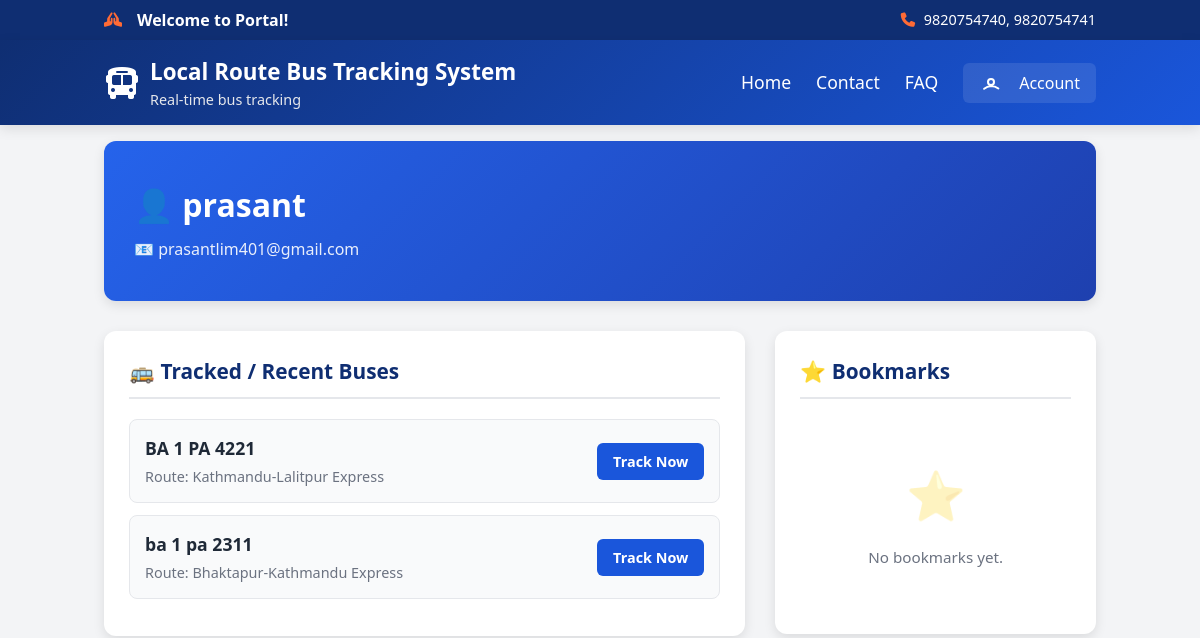
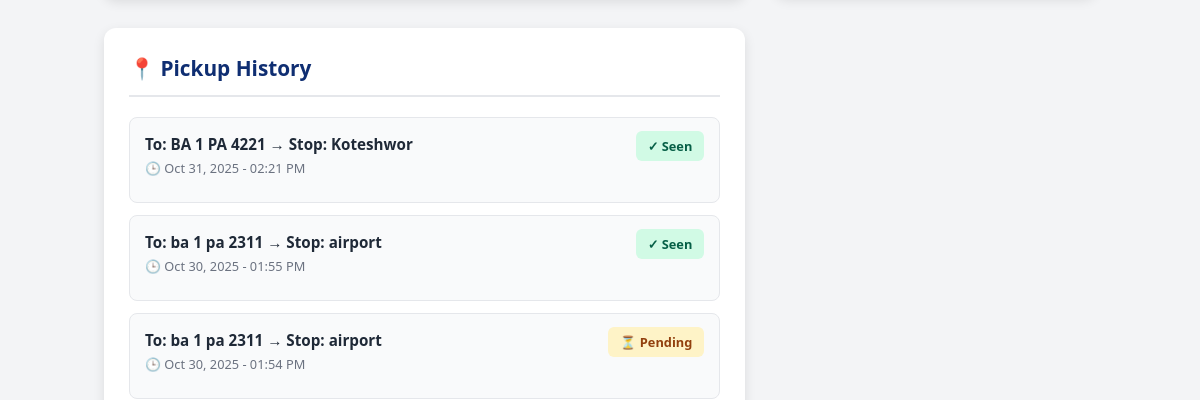
The page /user/profile/17/ (upper part) on the database as committed earlier (2 pictures, top to bottom).
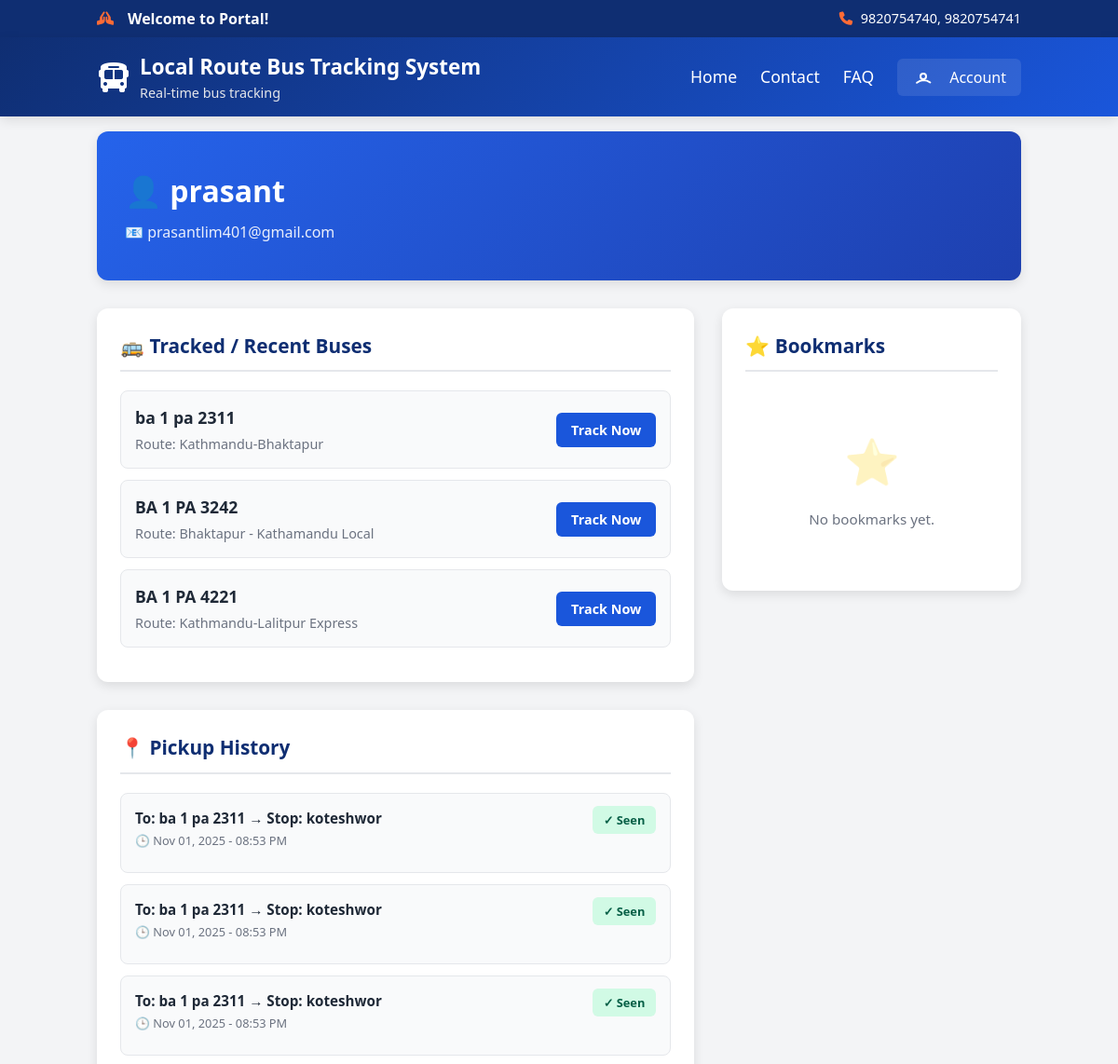
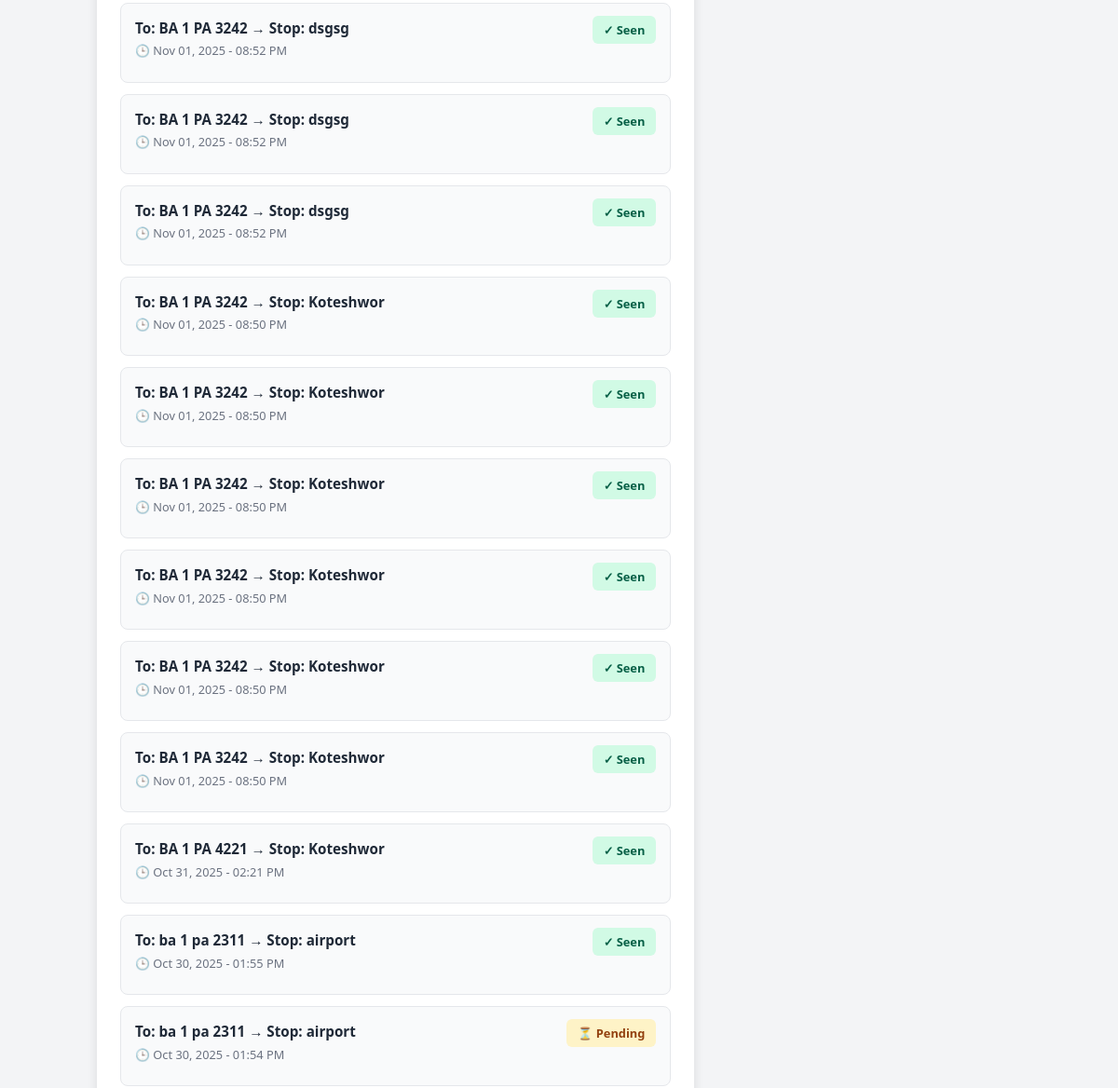
The same page on the database as committed later (2 pictures, top to bottom).
### core/models.py (models this page shows, shortened)
class Bus(models.Model):
    number_plate = models.CharField(max_length=50)
    total_seats = models.PositiveIntegerField(default=25)
    driver = models.ForeignKey(Driver, on_delete=models.CASCADE, related_name='buses')
    route = models.ForeignKey('BusRoute', on_delete=models.PROTECT, related_name='buses')
    current_lat = models.FloatField(null=True, blank=True)
    current_lng = models.FloatField(null=True, blank=True)
    eta_seconds = models.IntegerField(null=True, blank=True)
    eta_smoothed_seconds = models.FloatField(null=True, blank=True)
    eta_passed_counter = models.IntegerField(default=0)
    eta_updated_at = models.DateTimeField(null=True, blank=True)
    nearest_stop_index = models.IntegerField(null=True, blank=True)

class BusRoute(models.Model):
    name = models.CharField(max_length=100, unique=True)
    stops = models.ManyToManyField('Stop', through='RouteStop', related_name='routes')
    is_active = models.BooleanField(default=False)
    polyline = models.TextField(null=True, blank=True)
    route_length_m = models.FloatField(null=True, blank=True)
    reverse_route = models.ForeignKey(
        'self',
        on_delete=models.SET_NULL,
        null=True,
        blank=True,
        related_name='forward_route',
        help_text="The reverse direction of this route"
    )

class PickupRequest(models.Model):
    STATUS_PENDING = 'pending'
    STATUS_ACK = 'acknowledged'
    STATUS_REJECTED = 'rejected'
    STATUS_CHOICES = [
        (STATUS_PENDING, 'Pending'),
        (STATUS_ACK, 'Acknowledged'),
        (STATUS_REJECTED, 'Rejected'),
    ]
    user = models.ForeignKey('auth.User', on_delete=models.CASCADE, related_name='pickup_requests')
    bus = models.ForeignKey(Bus, on_delete=models.CASCADE, related_name='pickup_requests')
    stop = models.CharField(max_length=255)
    message = models.TextField(blank=True)
    status = models.CharField(max_length=20, choices=STATUS_CHOICES, default=STATUS_PENDING)
    created_at = models.DateTimeField(auto_now_add=True)
    seen_by_driver = models.BooleanField(default=False)

### core/views.py (the view)
# urls.py: path('user/profile/<int:user_id>/', views.user_profile, name='user_profile'),
def user_profile(request, user_id):
    try:
        profile_user = User.objects.get(id=user_id)
        pickups = PickupRequest.objects.filter(user=profile_user).order_by('-created_at')[:200]
        bookmarks = Bookmark.objects.filter(user=profile_user).select_related('bus').order_by('-created_at')[:200]
        tracked = []
        seen = set()
        for p in pickups:
            if p.bus and p.bus.id not in seen:
                tracked.append(p.bus)
                seen.add(p.bus.id)
        for b in bookmarks:
            if b.bus and b.bus.id not in seen:
                tracked.append(b.bus)
                seen.add(b.bus.id)
        context = {
            'profile_user': profile_user,
            'pickups': pickups,
            'bookmarks': bookmarks,
            'tracked_buses': tracked,
        }
        return render(request, 'user/profile.html', context)
    except User.DoesNotExist:
        return render(request, 'user/profile.html', {'profile_user': None})

### core/templates/user/profile.html (shortened to what this page needs)
{% extends 'base.html' %}
{% load static %}
{% block content %}
{% if profile_user %}
        <div class="profile-header">
            <div class="profile-info">
                <div class="user-details">
                    <h2>👤 {{ profile_user.username }}</h2>
                    <div class="user-email">
                        📧 {{ profile_user.email }}
                    </div>
                </div>
            </div>
        </div>
        <div class="profile-grid">
            <div>
                <div class="section-card">
                    <h3 class="section-title">
                        🚌 Tracked / Recent Buses
                    </h3>
                    {% if tracked_buses %}
                        <ul class="bus-list">
                            {% for bus in tracked_buses %}
                                <li class="bus-item">
                                    <div class="bus-item-content">
                                        <div>
                                            <div class="bus-number">{{ bus.number_plate }}</div>
                                            <div class="bus-route">
                                                Route: {% if bus.route %}{{ bus.route.name }}{% else %}—{% endif %}
                                            </div>
                                        </div>
                                        <a href="{% url 'track_bus' bus.id %}" class="track-btn">
                                            Track Now
                                        </a>
                                    </div>
                                </li>
                            {% endfor %}
                        </ul>
                    {% else %}
                        <div class="empty-state">
                            <div class="empty-state-icon">🚌</div>
                            <p class="empty-state-text">No recent tracked buses.</p>
                        </div>
                    {% endif %}
                </div>
                <div class="section-card" style="margin-top: 30px;">
                    <h3 class="section-title">
                        📍 Pickup History
                    </h3>
                    {% if pickups %}
                        <ul class="pickup-list">
                            {% for p in pickups %}
                                <li class="pickup-item">
                                    <div class="pickup-item-content">
                                        <div class="pickup-details">
                                            <div class="pickup-to">
                                                To: {% if p.bus %}{{ p.bus.number_plate }}{% else %}—{% endif %}
                                                → Stop: {{ p.stop }}
                                            </div>
                                            <div class="pickup-time">
                                                🕒 {{ p.created_at|date:"M d, Y - h:i A" }}
                                            </div>
                                        </div>
                                        <div>
                                            <span class="status-badge {% if p.seen_by_driver %}status-seen{% else %}status-unseen{% endif %}">
                                                {% if p.seen_by_driver %}✓ Seen{% else %}⏳ Pending{% endif %}
                                            </span>
                                        </div>
                                    </div>
                                </li>
                            {% endfor %}
                        </ul>
                    {% else %}
                        <div class="empty-state">
                            <div class="empty-state-icon">📍</div>
                            <p class="empty-state-text">No pickup history.</p>
                        </div>
                    {% endif %}
                </div>
            </div>
            <div>
                <div class="section-card">
                    <h3 class="section-title">
                        ⭐ Bookmarks
                    </h3>
                    {% if bookmarks %}
                        <ul class="bookmark-list">
                            {% for b in bookmarks %}
                                <li class="bookmark-item">
                                    <div class="bookmark-item-content">
                                        <div class="bookmark-info">
                                            <div class="bookmark-bus">
                                                {% if b.bus %}{{ b.bus.number_plate }}{% else %}—{% endif %}
                                            </div>
                                            <div class="bookmark-date">
                                                Added: {{ b.created_at|date:"M d, Y" }}
                                            </div>
                                        </div>
                                        <button data-bus-id="{{ b.bus.id }}" class="remove-bookmark">
                                            Remove
                                        </button>
                                    </div>
                                </li>
                            {% endfor %}
                        </ul>
                    {% else %}
                        <div class="empty-state">
                            <div class="empty-state-icon">⭐</div>
                            <p class="empty-state-text">No bookmarks yet.</p>
                        </div>
                    {% endif %}
                </div>
            </div>
        </div>
{% endif %}
{% endblock %}

### core/templates/base.html (shortened to what this page needs)
<!DOCTYPE html>
<html lang="en">
<head>
    <script src="https://cdn.tailwindcss.com"></script>
    <link rel="stylesheet" href="https://cdnjs.cloudflare.com/ajax/libs/font-awesome/6.4.0/css/all.min.css">
</head>
<body class="bg-gray-100 flex flex-col min-h-screen">
    <div class="upper-header">
        <div class="container mx-auto px-4">
            <div class="upper-header-content">
                <div class="welcome-message">
                   <i class="fa-solid fa-hands-praying"></i>
                   <div class="welcome-text"><p>Welcome to Portal!</p></div>
                </div>
                <div>
                    <p><i class="fa solid fa-phone"></i> 9820754740, 9820754741</p>
                </div>
            </div>
        </div>
    </div>
    <header>
        <div class="container mx-auto px-4">
            <div class="header-content" style="display: flex; justify-content: space-between; align-items: center; gap: 20px;">
                <div class="logo">
                    <i class="fa-solid fa-bus fa-2x"></i>
                    <div class="logo-text">Local Route Bus Tracking System<span style="display: block; font-size: 0.9rem; font-weight: 400; color: #e5e7eb;">Real-time bus tracking</span></div>
                </div>
                  <div style="display: flex; align-items: center; gap: 25px;">
                <nav>
                     <ul style="display: flex; gap: 25px; align-items: center; margin: 0; padding: 0;">
                        <li><a href="{% url 'homepage' %}">Home</a></li>
                        <li><a>Contact</a></li>
                        <li><a>FAQ</a></li>
                    </ul>
                </nav>
                <div class="user-menu-container">
                    <button id="userMenuBtn" class="flex items-center space-x-2">
                        <svg xmlns="http://www.w3.org/2000/svg" class="h-6 w-6" fill="none" viewBox="0 0 24 24" stroke="currentColor">
                          <path stroke-linecap="round" stroke-linejoin="round" stroke-width="2" d="M5.121 17.804A13.937 13.937 0 0112 15c2.761 0 5.303.9 7.379 2.439M15 11a3 3 0 11-6 0 3 3 0 016 0z" />
                        </svg>
                        <span class="hidden sm:inline">Account</span>
                    </button>
                </div>
            </div>
            </div>
        </div>
    </header>
    <main class="flex-grow p-4 container mx-auto">
        {% block content %}{% endblock %}
    </main>
</body>
</html>

### core/templates/user/profile.html (style rules this page uses)
.profile-header { background: linear-gradient(135deg, #2563EB 0%, #1E40AF 100%); color: white; padding: 40px 30px; border-radius: 12px; box-shadow: 0 4px 12px rgba(0, 0, 0, 0.1); margin-bottom: 30px; }
.profile-info { display: flex; align-items: center; justify-content: space-between; flex-wrap: wrap; gap: 20px; }
.user-details h2 { font-size: 2rem; font-weight: 700; margin: 0 0 8px 0; color: white; }
.user-email { font-size: 1rem; opacity: 0.9; display: flex; align-items: center; gap: 8px; }
.profile-grid { display: grid; grid-template-columns: 2fr 1fr; gap: 30px; margin-top: 30px; }
.section-card { background: white; padding: 25px; border-radius: 12px; box-shadow: 0 4px 12px rgba(0, 0, 0, 0.1); }
.section-title { font-size: 1.3rem; font-weight: 700; color: var(--secondary); margin-bottom: 20px; padding-bottom: 10px; border-bottom: 2px solid #e5e7eb; display: flex; align-items: center; gap: 10px; }
.bus-list, .pickup-list, .bookmark-list { list-style: none; padding: 0; margin: 0; }
.bus-item, .pickup-item, .bookmark-item { padding: 15px; border: 1px solid #e5e7eb; border-radius: 8px; margin-bottom: 12px; transition: all 0.3s ease; background: #f9fafb; }
.bus-item-content { display: flex; justify-content: space-between; align-items: center; }
.bus-number { font-size: 1.1rem; font-weight: 700; color: var(--dark); }
.bus-route { font-size: 0.9rem; color: #6b7280; margin-top: 4px; }
.track-btn { background: var(--primary); color: white; padding: 8px 16px; border-radius: 6px; text-decoration: none; font-weight: 600; font-size: 0.9rem; transition: all 0.3s ease; }
.pickup-item-content { display: flex; justify-content: space-between; align-items: start; gap: 15px; }
.pickup-details { flex: 1; }
.pickup-to { font-size: 0.95rem; color: var(--dark); font-weight: 600; margin-bottom: 4px; }
.pickup-time { font-size: 0.8rem; color: #6b7280; margin-bottom: 8px; }
.status-badge { padding: 6px 12px; border-radius: 6px; font-size: 0.8rem; font-weight: 600; white-space: nowrap; }
.status-seen { background: #d1fae5; color: #065f46; }
.status-unseen { background: #fef3c7; color: #92400e; }
.empty-state { text-align: center; padding: 40px 20px; color: #6b7280; }
.empty-state-icon { font-size: 3rem; margin-bottom: 15px; opacity: 0.3; }
.empty-state-text { font-size: 0.95rem; }

### core/templates/base.html (style rules this page uses)
:root { --primary: #1a56db; --secondary: #0f2e72; --accent: #ff6b35; --light: #f3f4f6; --dark: #1f2937; }
.upper-header { background-color: var(--secondary); color: white; padding: 8px 0; font-size: 0.9rem; }
.welcome-message { display: flex; align-items: center; gap: 10px; }
.welcome-text { font-size: 1rem; font-weight: 700; }
.upper-header-content { display: flex; justify-content: space-between; align-items: center; }
.upper-header p { margin: 0; }
.upper-header i { margin-right: 5px; color: var(--accent); }
header { background: linear-gradient(135deg, var(--secondary) 0%, var(--primary) 100%); color: white; padding: 15px 0; position: sticky; top: 0; z-index: 100; box-shadow: 0 4px 12px rgba(0, 0, 0, 0.1); }
.header-content { display: flex; justify-content: space-between; align-items: center; }
.logo { display: flex; align-items: center; gap: 10px; }
.logo-text { font-size: 1.4rem; font-weight: 700; }
.logo-text span { color: var(--accent); }
nav ul { display: flex; list-style: none; gap: 25px; }
nav a { color: white; text-decoration: none; font-weight: 500; transition: color 0.3s; font-size: 1.1rem; }
.user-menu-container { position: relative; }
#userMenuBtn { display: flex; align-items: center; gap: 8px; background: rgba(255, 255, 255, 0.1); padding: 8px 16px; border-radius: 6px; transition: background 0.3s; }

Rows that differ between the two databases and show on the page:
changed Bus "ba 1 pa 2311": route.name "Bhaktapur-Kathmandu Express" → "Kathmandu-Bhaktapur"; moves up the list
now on this page (row unchanged): Bus: number_plate "BA 1 PA 3242", route.name "Bhaktapur - Kathamandu Local"
added PickupRequest: bus.number_plate "ba 1 pa 2311", stop "koteshwor", created_at "Nov 01, 2025 - 08:53 PM", seen_by_driver "✓ Seen"
added PickupRequest: bus.number_plate "ba 1 pa 2311", stop "koteshwor", created_at "Nov 01, 2025 - 08:53 PM", seen_by_driver "✓ Seen"
added PickupRequest: bus.number_plate "ba 1 pa 2311", stop "koteshwor", created_at "Nov 01, 2025 - 08:53 PM", seen_by_driver "✓ Seen"
added PickupRequest: bus.number_plate "BA 1 PA 3242", stop "dsgsg", created_at "Nov 01, 2025 - 08:52 PM", seen_by_driver "✓ Seen"
added PickupRequest: bus.number_plate "BA 1 PA 3242", stop "dsgsg", created_at "Nov 01, 2025 - 08:52 PM", seen_by_driver "✓ Seen"
added PickupRequest: bus.number_plate "BA 1 PA 3242", stop "dsgsg", created_at "Nov 01, 2025 - 08:52 PM", seen_by_driver "✓ Seen"
added PickupRequest: bus.number_plate "BA 1 PA 3242", stop "Koteshwor", created_at "Nov 01, 2025 - 08:50 PM", seen_by_driver "✓ Seen"
added PickupRequest: bus.number_plate "BA 1 PA 3242", stop "Koteshwor", created_at "Nov 01, 2025 - 08:50 PM", seen_by_driver "✓ Seen"
added PickupRequest: bus.number_plate "BA 1 PA 3242", stop "Koteshwor", created_at "Nov 01, 2025 - 08:50 PM", seen_by_driver "✓ Seen"
added PickupRequest: bus.number_plate "BA 1 PA 3242", stop "Koteshwor", created_at "Nov 01, 2025 - 08:50 PM", seen_by_driver "✓ Seen"
added PickupRequest: bus.number_plate "BA 1 PA 3242", stop "Koteshwor", created_at "Nov 01, 2025 - 08:50 PM", seen_by_driver "✓ Seen"
added PickupRequest: bus.number_plate "BA 1 PA 3242", stop "Koteshwor", created_at "Nov 01, 2025 - 08:50 PM", seen_by_driver "✓ Seen"
